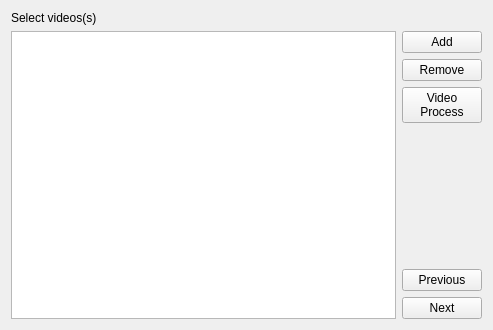
<?xml version="1.0" encoding="UTF-8"?>
<ui version="4.0">
 <class>Wiz_3</class>
 <widget class="QWidget" name="Wiz_3">
  <property name="geometry">
   <rect>
    <x>0</x>
    <y>0</y>
    <width>493</width>
    <height>330</height>
   </rect>
  </property>
  <property name="windowTitle">
   <string>Create *.DADS File Wizard (2/x)</string>
  </property>
  <layout class="QVBoxLayout" name="verticalLayout_2">
   <item>
    <widget class="QLabel" name="label">
     <property name="text">
      <string>Select videos(s)</string>
     </property>
    </widget>
   </item>
   <item>
    <layout class="QHBoxLayout" name="horizontalLayout">
     <item>
      <widget class="QListWidget" name="videoList"/>
     </item>
     <item>
      <layout class="QVBoxLayout" name="verticalLayout">
       <item>
        <widget class="QPushButton" name="addB">
         <property name="text">
          <string>Add</string>
         </property>
        </widget>
       </item>
       <item>
        <widget class="QPushButton" name="removeB">
         <property name="text">
          <string>Remove</string>
         </property>
        </widget>
       </item>
       <item>
        <widget class="QPushButton" name="processB">
         <property name="text">
          <string>Video
Process</string>
         </property>
        </widget>
       </item>
       <item>
        <spacer name="verticalSpacer">
         <property name="orientation">
          <enum>Qt::Vertical</enum>
         </property>
         <property name="sizeHint" stdset="0">
          <size>
           <width>20</width>
           <height>40</height>
          </size>
         </property>
        </spacer>
       </item>
       <item>
        <widget class="QPushButton" name="previousB">
         <property name="text">
          <string>Previous</string>
         </property>
        </widget>
       </item>
       <item>
        <widget class="QPushButton" name="nextB">
         <property name="text">
          <string>Next</string>
         </property>
        </widget>
       </item>
      </layout>
     </item>
    </layout>
   </item>
  </layout>
 </widget>
 <resources/>
 <connections/>
</ui>
